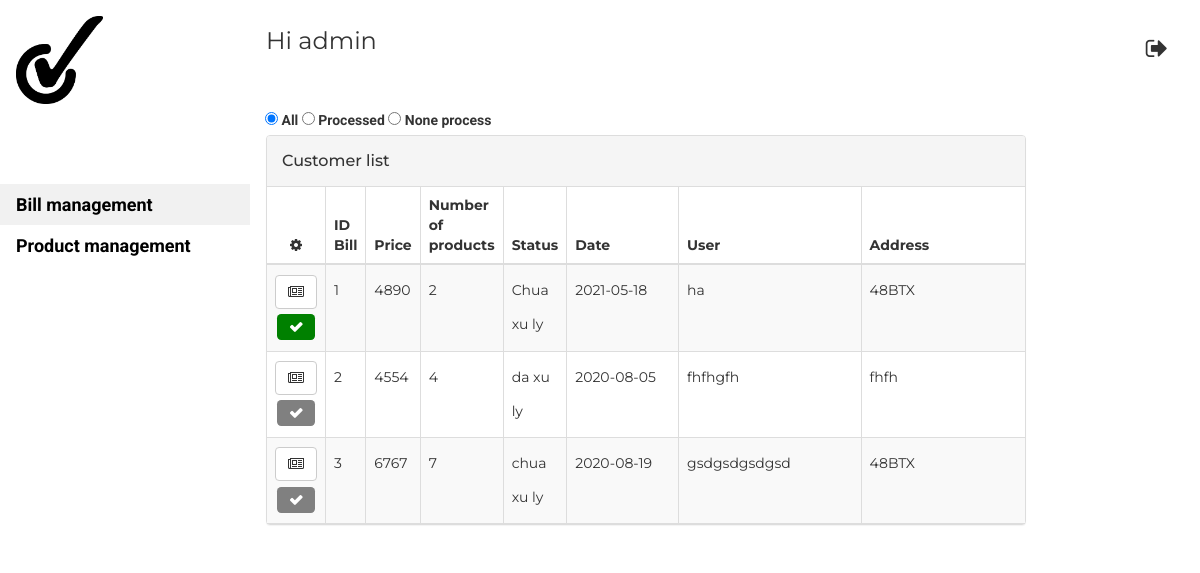
The page /admin.php (signed in) on the database as committed earlier.
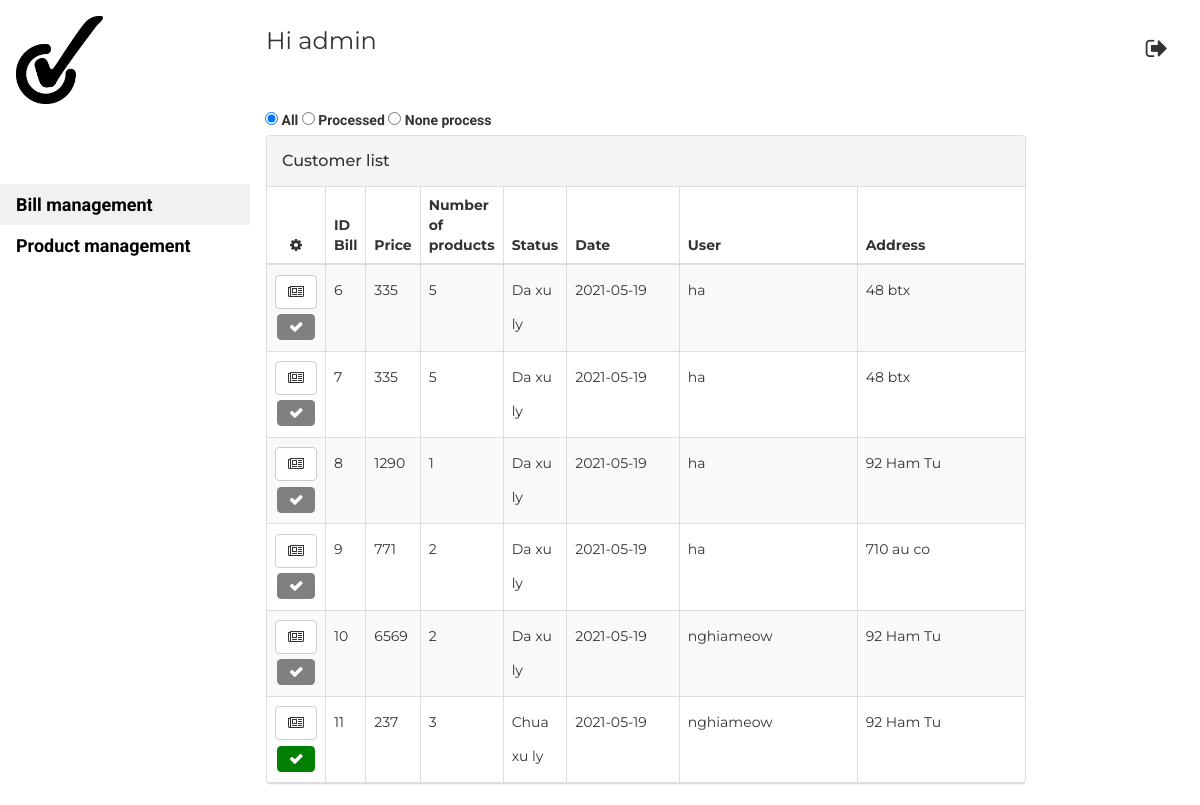
The same page on the database as committed later.
### tables this page shows
CREATE TABLE `donhang` (
  `maDon` int(30) NOT NULL,
  `giaDon` int(30) NOT NULL,
  `soluongMua` int(30) NOT NULL,
  `tinhtrang` varchar(64) NOT NULL,
  `ngaydat` date NOT NULL,
  `userKH` varchar(64) NOT NULL,
  `diachinhan` varchar(50) NOT NULL
);

### login.php (called while the page is built, shortened)
<?php
function isLoginedAdmin(){
    return isset($_SESSION['admin']);
}
?>

### admin.php (the view, shortened to what the changed rows need)
<!DOCTYPE html>
<?php
require_once('login.php');
?>
<html>
<link rel="stylesheet" href="SOURCE.css">
<link rel="stylesheet" href="https://cdnjs.cloudflare.com/ajax/libs/font-awesome/4.7.0/css/font-awesome.min.css">
<link rel="stylesheet" href="https://maxcdn.bootstrapcdn.com/bootstrap/3.3.6/css/bootstrap.min.css">
<link href="https://cdnjs.cloudflare.com/ajax/libs/font-awesome/4.4.0/css/font-awesome.min.css" rel="stylesheet" type="text/css">
<?php
require_once('login.php');
if (isLoginedAdmin()) {
?>
  <body class="w3-content" action="admin.php" style="max-width:1200px">
    <div class="w3-main" style="margin-left:250px">
      <div class="w3-container  ">
        <div class="row">
          <div class="col-md-10 ">
            <div class="panel panel-default panel-table">
              <div class="panel-body">
                <?php
                $conn = createDbConnection();
                if (isset($_REQUEST['select'])) {
                  if ($_REQUEST['select'] == 1)
                    $sql = "SELECT * FROM donhang";
                  else if ($_REQUEST['select'] == 2)
                    $sql = "SELECT * FROM donhang WHERE tinhtrang='Da xu ly'";
                  else
                    $sql = "SELECT * FROM donhang WHERE tinhtrang='Chua xu ly'";
                } else {
                  $sql = "SELECT * FROM donhang";
                }
                if ($result = mysqli_query($conn, $sql)) {
                  if (mysqli_num_rows($result) > 0) {
                ?>
                    <table class="table table-striped table-bordered table-list">
                      <thead>
                        <tr>
                          <th><em class="fa fa-cog"></em>
                          </th>
                          <th class="hidden-xs" width=75px>ID Bill</th>
                          <th>Price</th>
                          <th width=80px>Number of products</th>
                          <th width=100px>Status</th>
                          <th width=20%>Date</th>
                          <th width=30%>User</th>
                          <th width=30%>Address</th>
                        </tr>
                      </thead>
                      <tbody>
                        <?php
                        while ($row = mysqli_fetch_array($result)) {
                        ?>
                          <tr>
                            <td align="center"><a class="btn btn-default">
                                <em class="fa fa-newspaper-o" onclick="billdetail('<?= $row['maDon'] ?>','<?= $row['userKH'] ?>'
                                )"></em></a>
                              <?php
                              if ($row['tinhtrang'] == "Chua xu ly") { ?>
                                <button class="btn btn-danger fa fa-check" onclick="myFunction('<?= $row['maDon'] ?>')"></button>
                              <?php } else { ?>
                                <button class="btn btn-danger fa fa-check" style="background-color: gray;"></button>
                              <?php } ?>
                            </td>
                            <td class="hidden-xs"><?php echo $row['maDon'] ?></td>
                            <td><?php echo $row['giaDon'] ?></td>
                            <td><?php echo $row['soluongMua'] ?></td>
                            <td><?php echo $row['tinhtrang'] ?></td>
                            <td><?php echo $row['ngaydat'] ?></td>
                            <td><?php echo $row['userKH'] ?></td>
                            <td><?php echo $row['diachinhan'] ?></td>
                          </tr>
              </div>
            </div>
      <?php
                        }
                      }
                    }
      ?>
  </body>
<?php
}
?>
</html>

Rows that differ between the two databases and show on the page:
removed donhang: maDon "1", giaDon "4890", soluongMua "2", tinhtrang "Chua xu ly", ngaydat "2021-05-18", userKH "ha", diachinhan "48BTX"
removed donhang: maDon "2", giaDon "4554", soluongMua "4", tinhtrang "da xu ly", ngaydat "2020-08-05", userKH "fhfhgfh", diachinhan "fhfh"
removed donhang: maDon "3", giaDon "6767", soluongMua "7", tinhtrang "chua xu ly", ngaydat "2020-08-19", userKH "gsdgsdgsdgsd", diachinhan "48BTX"
added donhang: maDon "6", giaDon "335", soluongMua "5", tinhtrang "Da xu ly", ngaydat "2021-05-19", userKH "ha", diachinhan "48 btx"
added donhang: maDon "7", giaDon "335", soluongMua "5", tinhtrang "Da xu ly", ngaydat "2021-05-19", userKH "ha", diachinhan "48 btx"
added donhang: maDon "8", giaDon "1290", soluongMua "1", tinhtrang "Da xu ly", ngaydat "2021-05-19", userKH "ha", diachinhan "92 Ham Tu"
added donhang: maDon "9", giaDon "771", soluongMua "2", tinhtrang "Da xu ly", ngaydat "2021-05-19", userKH "ha", diachinhan "710 au co"
added donhang: maDon "10", giaDon "6569", soluongMua "2", tinhtrang "Da xu ly", ngaydat "2021-05-19", userKH "nghiameow", diachinhan "92 Ham Tu"
added donhang: maDon "11", giaDon "237", soluongMua "3", tinhtrang "Chua xu ly", ngaydat "2021-05-19", userKH "nghiameow", diachinhan "92 Ham Tu"
